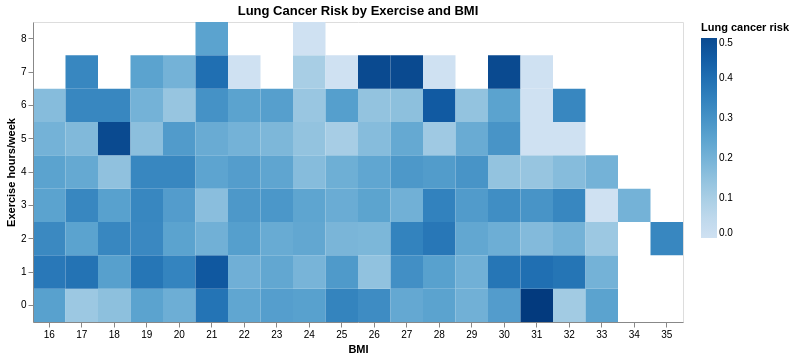

Notebook code cell kept with this figure:
### Code cell
import pandas as pd
import altair as alt

df = pd.read_csv("lung_cancer.csv")

pivot = df.groupby(["exercise_hours_per_week", "bmi"]).agg(
    risk=("lung_cancer_risk", "mean"),
    n=("lung_cancer_risk", "count")
).reset_index()

dense = pivot[pivot["n"] >= 3]

heatmap = alt.Chart(dense).mark_rect().encode(
    x=alt.X("bmi:O", title="BMI", axis=alt.Axis(labelAngle=0)),
    y=alt.Y("exercise_hours_per_week:O", title="Exercise hours/week", sort="descending"),
    color=alt.Color(
        "risk:Q",
        scale=alt.Scale(scheme="blues", domain=[0, 0.5], reverse=False),
        legend=alt.Legend(title="Lung cancer risk")
    ),
    tooltip=[
        alt.Tooltip("exercise_hours_per_week:O", title="Exercise hrs/week"),
        alt.Tooltip("bmi:O", title="BMI"),
        alt.Tooltip("risk:Q", title="Risk", format=".1%"),
        alt.Tooltip("n:Q", title="Patients")
    ]
)

chart = (heatmap).properties(
    width=650,
    height=300,
    title="Lung Cancer Risk by Exercise and BMI"
)

chart.show()

### Figure 1 — Vega-Lite specification as saved in the notebook (floating-point values rounded to 4 significant figures; data arrays with more than 128 entries replaced by an {"elided": "..."} marker saying what was removed)
{"config": {"view": {"continuousWidth": 300, "continuousHeight": 300}}, "data": {"name": "data-663479b2138e8e9d24ab748e94d11044"}, "mark": {"type": "rect"}, "encoding": {"color": {"field": "risk", "legend": {"title": "Lung cancer risk"}, "scale": {"domain": [0, 0.5], "reverse": false, "scheme": "blues"}, "type": "quantitative"}, "tooltip": [{"field": "exercise_hours_per_week", "title": "Exercise hrs/week", "type": "ordinal"}, {"field": "bmi", "title": "BMI", "type": "ordinal"}, {"field": "risk", "format": ".1%", "title": "Risk", "type": "quantitative"}, {"field": "n", "title": "Patients", "type": "quantitative"}], "x": {"axis": {"labelAngle": 0}, "field": "bmi", "title": "BMI", "type": "ordinal"}, "y": {"field": "exercise_hours_per_week", "sort": "descending", "title": "Exercise hours/week", "type": "ordinal"}}, "height": 300, "title": "Lung Cancer Risk by Exercise and BMI", "width": 650, "$schema": "https://vega.github.io/schema/vega-lite/v6.1.0.json", "datasets": {"data-663479b2138e8e9d24ab748e94d11044": {"elided": "140 records"}}}
